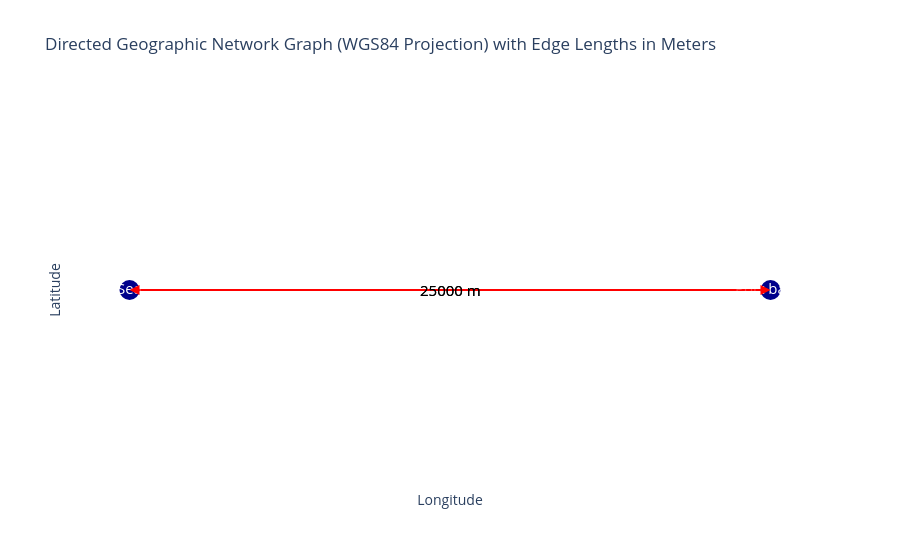

Source (notebook cell):
### Code cell
opentnsim.graph.plot_graph(FG)

### Figure 1 — Plotly figure (JSON) as saved in the notebook; plotly's stock layout.template omitted (floating-point values rounded to 4 significant figures)
{"data": [{"hoverinfo": "none", "line": {"color": "red", "width": 2}, "mode": "lines", "type": "scatter", "x": [0, 0.2246], "y": [0, 0]}, {"hoverinfo": "none", "line": {"color": "red", "width": 2}, "mode": "lines", "type": "scatter", "x": [0.2246, 0], "y": [0, 0]}, {"hoverinfo": "text", "marker": {"color": "darkblue", "size": 20}, "mode": "markers+text", "text": ["Sea", "Port basin"], "textfont": {"color": "white", "size": 15}, "textposition": "middle center", "type": "scatter", "x": [0, 0.2246], "y": [0, 0]}], "layout": {"annotations": [{"arrowcolor": "red", "arrowhead": 2, "arrowsize": 2, "arrowwidth": 1, "ax": 0, "axref": "x", "ay": 0, "ayref": "y", "showarrow": true, "x": 0.2246, "xref": "x", "y": 0, "yref": "y"}, {"arrowcolor": "red", "arrowhead": 2, "arrowsize": 2, "arrowwidth": 1, "ax": 0.2246, "axref": "x", "ay": 0, "ayref": "y", "showarrow": true, "x": 0, "xref": "x", "y": 0, "yref": "y"}, {"font": {"color": "black", "size": 15}, "showarrow": false, "text": "25000 m", "x": 0.1123, "y": 0}, {"font": {"color": "black", "size": 15}, "showarrow": false, "text": "25000 m", "x": 0.1123, "y": 0}], "plot_bgcolor": "white", "showlegend": false, "title": {"text": "Directed Geographic Network Graph (WGS84 Projection) with Edge Lengths in Meters"}, "xaxis": {"showgrid": false, "showticklabels": false, "title": {"text": "Longitude"}, "zeroline": false}, "yaxis": {"showgrid": false, "showticklabels": false, "title": {"text": "Latitude"}, "zeroline": false}}}
